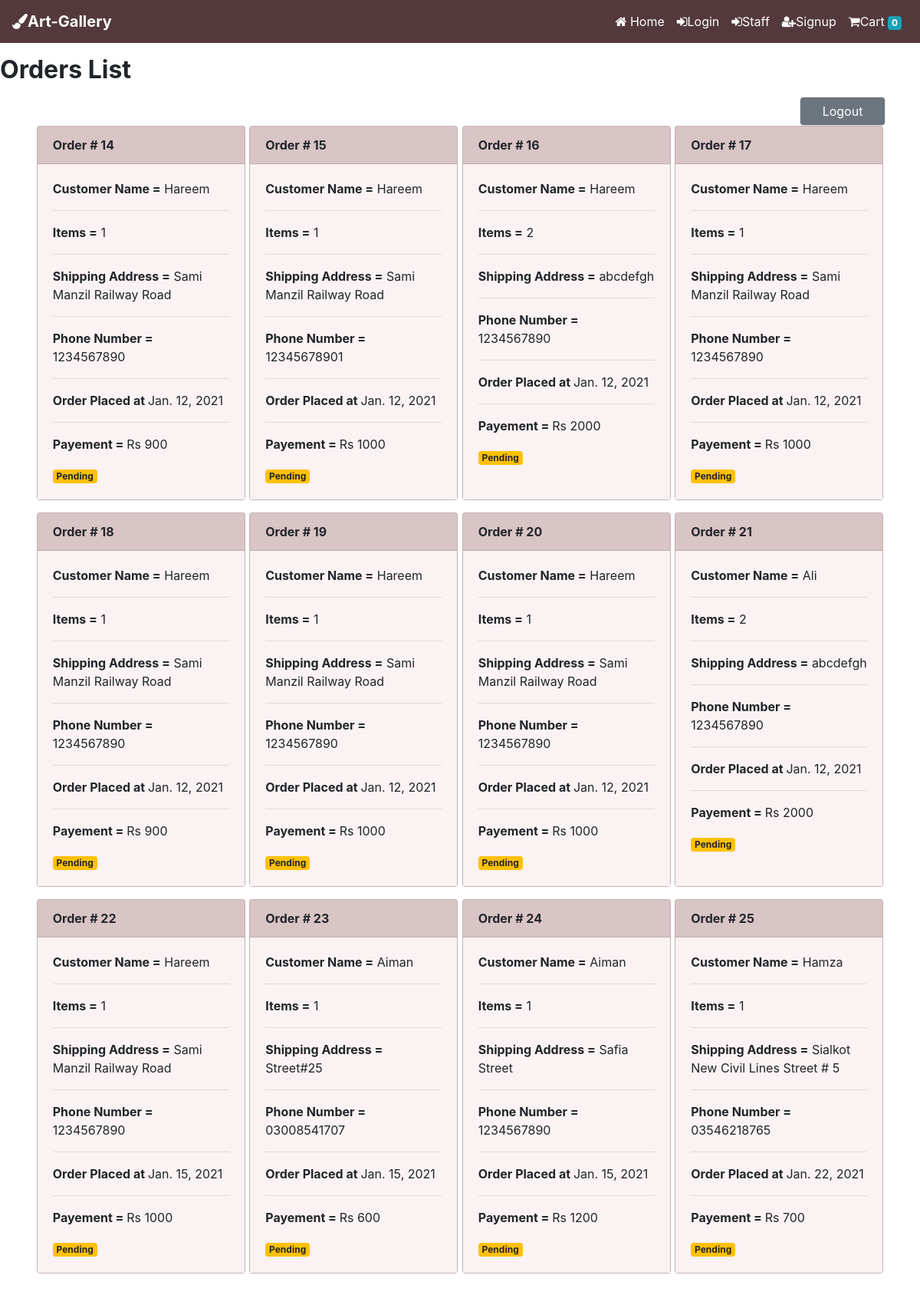
Screenshot of /staff with the database file from the repository.
### store/models/orders.py (models this page shows, shortened)
class Order(models.Model):
    product = models.ForeignKey(Product,
                                on_delete=models.CASCADE)
    customer = models.ForeignKey(Customer,
                                 on_delete=models.CASCADE)
    quantity = models.IntegerField(default=1)
    price = models.IntegerField()
    address = models.CharField(max_length=50, default='', blank=True)
    phonenumber = models.CharField(max_length=50, default='', blank=True)
    date = models.DateField(default=datetime.datetime.today)
    status = models.BooleanField(default=False)
    @staticmethod
    def get_all_orders():
        return Order.objects.all()

### store/models/customer.py (models this page shows, shortened)
class Customer (models.Model):
    Fname = models.CharField(max_length=50)
    Lname = models.CharField(max_length=50)
    PhoneNumber = models.IntegerField()
    Email = models.EmailField()
    Password = models.CharField(max_length=100)
    Address = models.CharField(max_length=100)
    State = models.CharField(max_length=50)
    City = models.CharField(max_length=50)
    ZipCode = models.IntegerField()

### store/views.py (the view)
# urls.py: path('staff', Staff.as_view(), name='StaffPage'),
class Staff(View):
    def get(self, request):
        if request.user is not None:
            order = None
            order = Order.get_all_orders()
            data = {}
            data['order'] = order
            return render(request, 'staff.html', data)

### store/templatetags/cart.py (called while the page is built)
@register.filter(name = 'currency')
def currency(Number):
    return 'Rs ' + str(Number)

@register.filter(name='multiply')
def multiply(number , number1):
    return number * number1

### store/templates/staff.html
{% extends "base.html" %}
{% block contentofpage %}
<form action="/staff" method="POST">
    {% load cart %}
    <p class="display-1"><b><h2>Orders List</h2></b></p>
    <div class="container mt-3 mx-auto no-gutters">
        <div class="row mb-4 mx-auto">
            <div class="btn-block">
                <a input type="button" style="max-width: 7rem;"
                    class="float-right btn btn-secondary border form-control" href="/logout">Logout</a>
            </div>
            <div class="card-rows col-lg-14 mx-auto">
                <div class="row mb-4 mx-auto">
                    {% for order in order %}
                    <div class="card mx-auto mb-3" id="{{product.id}}"
                        style="max-width: 17rem; background-color: #e0cbcd;">
                        <b class="card-header">Order # {{order.id}}</b>
                        <div class="card-body" style="max-width: 17rem; background-color: #faf2f3;">
                            <p class="card-text"><b>Customer Name =</b> {{order.customer.Fname}}</p>
                            <hr>
                            <p class="card-text"><b>Items =</b> {{order.quantity}}</p>
                            <hr>
                            <p class="card-text"><b>Shipping Address =</b> {{order.address}}</p>
                            <hr>
                            <p class="card-text"><b>Phone Number =</b> {{order.phonenumber}}</p>
                            <hr>
                            <p class="card-text"><b>Order Placed at </b>{{order.date}}</p>
                            <hr>
                            <p class="card-text"><b>Payement = </b>{{order.quantity|multiply:order.price|currency}}</p>
                            {% if order.status %}
                            <td><small class="badge badge-success">Completed</small></td>
                            {%else%}
                            <td><small class="badge badge-warning">Pending</small></td>
                            {% endif %}
                        </div>
                    </div>
                    {% endfor %}
                </div>
            </div>
        </div>
    </div>
</form>
{% endblock %}

### rows the page displays
Order: id "14", customer.Fname "Hareem", quantity "1", address "Sami Manzil Railway Road", phonenumber "1234567890", date "Jan. 12, 2021", quantity|multiply "Rs 900", status "Pending"
Order: id "15", customer.Fname "Hareem", quantity "1", address "Sami Manzil Railway Road", phonenumber "12345678901", date "Jan. 12, 2021", quantity|multiply "Rs 1000", status "Pending"
Order: id "16", customer.Fname "Hareem", quantity "2", address "abcdefgh", phonenumber "1234567890", date "Jan. 12, 2021", quantity|multiply "Rs 2000", status "Pending"
Order: id "17", customer.Fname "Hareem", quantity "1", address "Sami Manzil Railway Road", phonenumber "1234567890", date "Jan. 12, 2021", quantity|multiply "Rs 1000", status "Pending"
Order: id "18", customer.Fname "Hareem", quantity "1", address "Sami Manzil Railway Road", phonenumber "1234567890", date "Jan. 12, 2021", quantity|multiply "Rs 900", status "Pending"
Order: id "19", customer.Fname "Hareem", quantity "1", address "Sami Manzil Railway Road", phonenumber "1234567890", date "Jan. 12, 2021", quantity|multiply "Rs 1000", status "Pending"
Order: id "20", customer.Fname "Hareem", quantity "1", address "Sami Manzil Railway Road", phonenumber "1234567890", date "Jan. 12, 2021", quantity|multiply "Rs 1000", status "Pending"
Order: id "21", customer.Fname "Ali", quantity "2", address "abcdefgh", phonenumber "1234567890", date "Jan. 12, 2021", quantity|multiply "Rs 2000", status "Pending"
Order: id "22", customer.Fname "Hareem", quantity "1", address "Sami Manzil Railway Road", phonenumber "1234567890", date "Jan. 15, 2021", quantity|multiply "Rs 1000", status "Pending"
Order: id "23", customer.Fname "Aiman", quantity "1", address "Street#25", phonenumber "03008541707", date "Jan. 15, 2021", quantity|multiply "Rs 600", status "Pending"
Order: id "24", customer.Fname "Aiman", quantity "1", address "Safia Street", phonenumber "1234567890", date "Jan. 15, 2021", quantity|multiply "Rs 1200", status "Pending"
Order: id "25", customer.Fname "Hamza", quantity "1", address "Sialkot New Civil Lines Street # 5", phonenumber "03546218765", date "Jan. 22, 2021", quantity|multiply "Rs 700", status "Pending"

### other values shown
{{ request.session.cart.keys|length }} "0"
